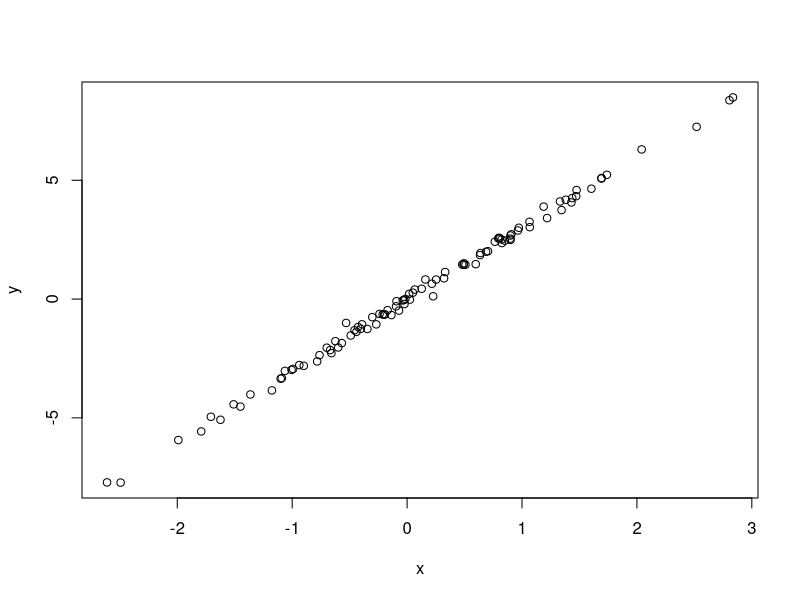

R code for this plot:
# simulate and plot data
# Jessica Martin
# LC22-0571@lclark.edu
# 2024-06-25

# Simulate predictor variable
x <- rnorm(n = 100)
# Simulate response variable with some noise
y <- 3 * x + rnorm(n = 100, sd = 0.2)
# Plot the data
plot(x = x, y = y)
